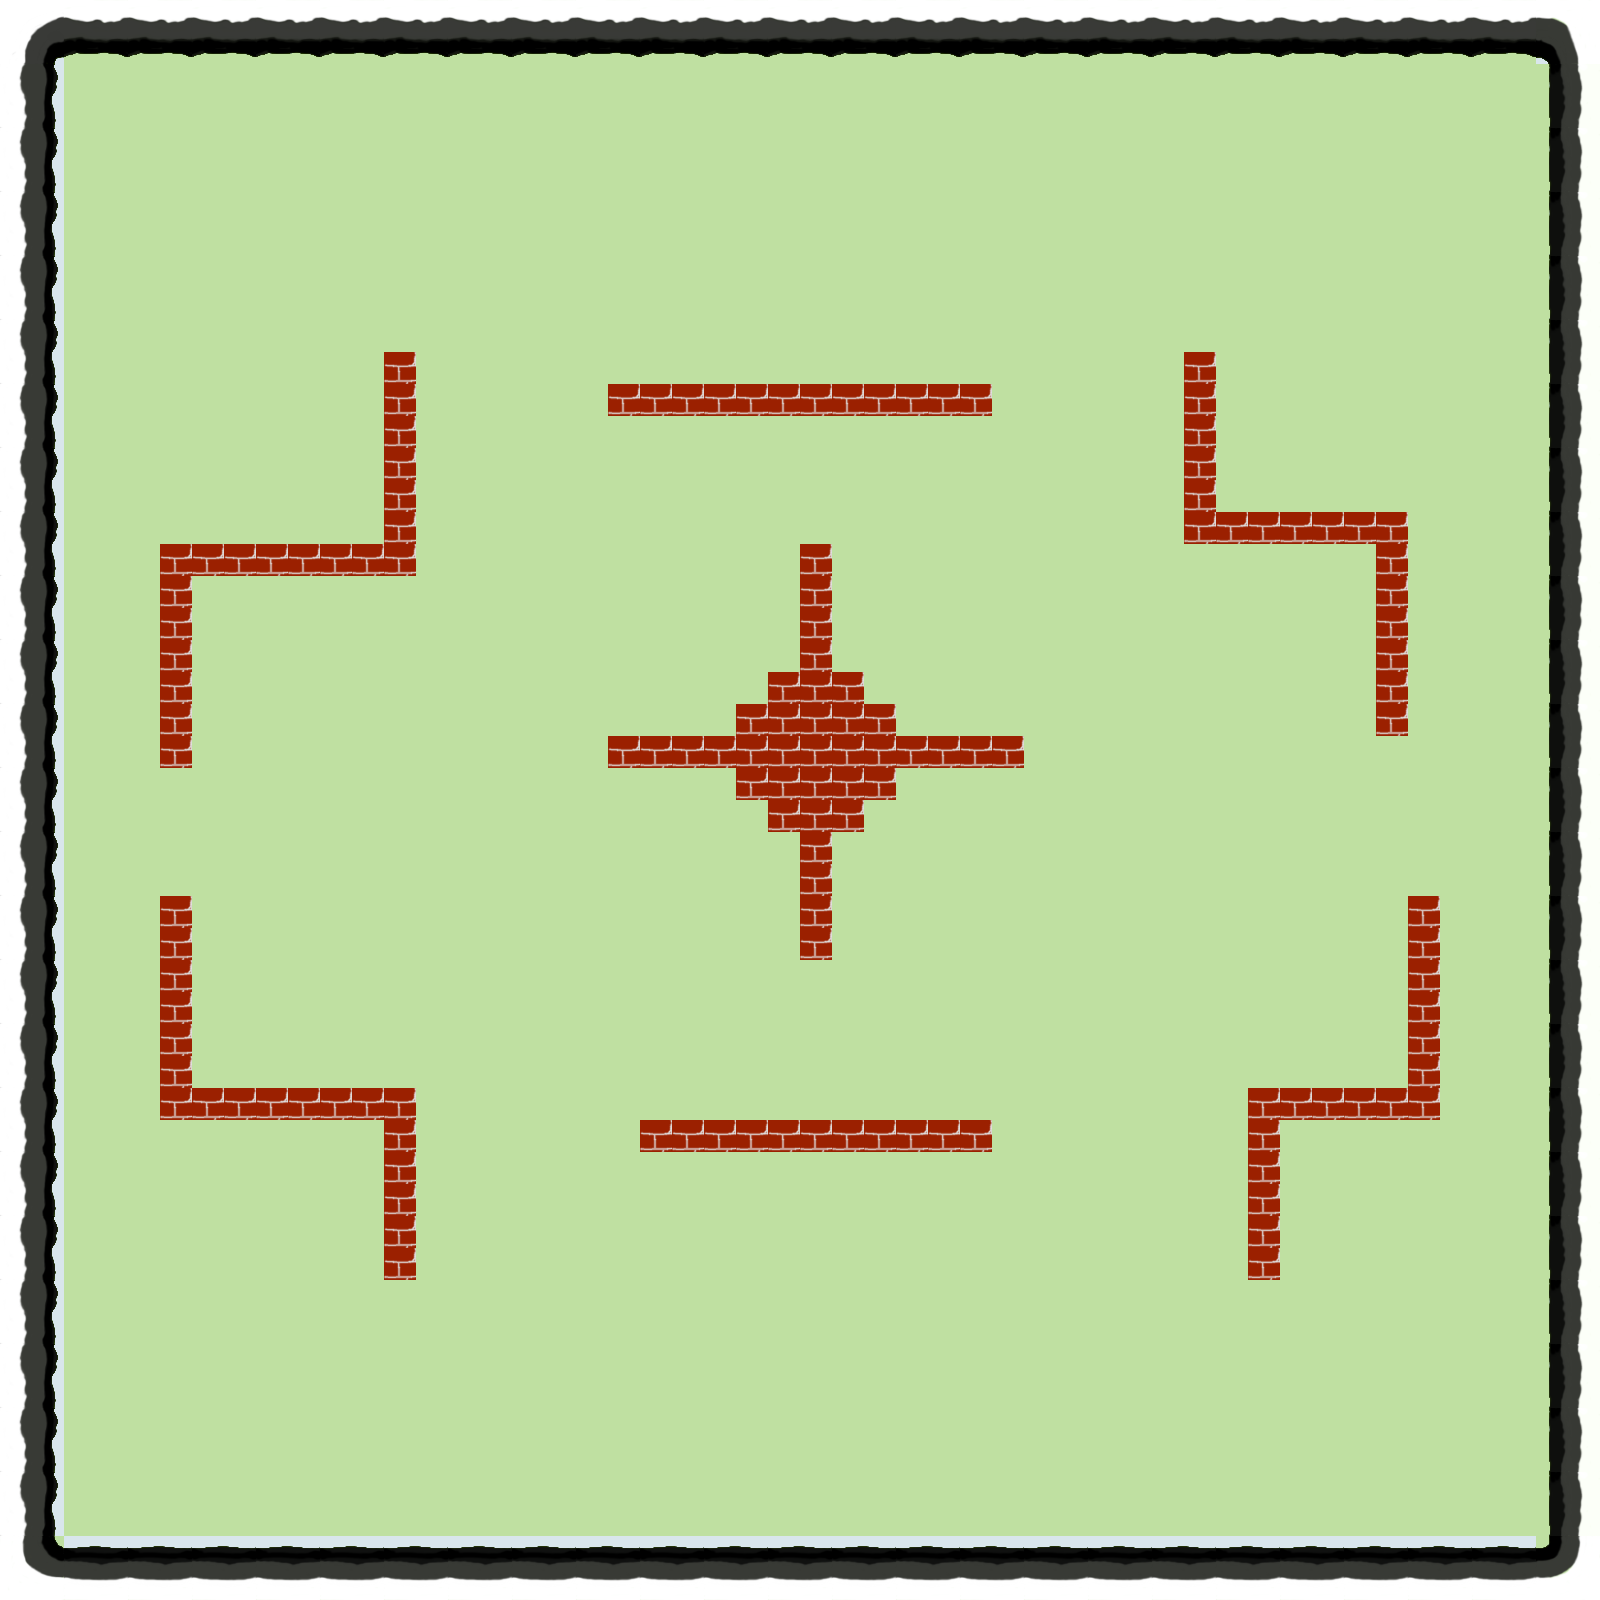

This game map was drawn from its Tiled (.tmx) file and the tilesets committed beside it. A one-line description and the trimmed map source follow:
An orthogonal 50x50 tile map with 32x32 px tiles, 2 tile layers (background, indestructible), 10 tilesets.

<map version="1.0" orientation="orthogonal" renderorder="right-down" width="50" height="50" tilewidth="32" tileheight="32" nextobjectid="1">
 <tileset firstgid="1" name="grass" tilewidth="32" tileheight="32" tilecount="4" columns="2">
  <image source="grass.png" width="64" height="64" />
 </tileset>
 <tileset firstgid="5" name="bottom_mountain" tilewidth="32" tileheight="32" tilecount="4" columns="2">
  <image source="bottom_mountain.png" width="64" height="64" />
 </tileset>
 <tileset firstgid="9" name="right_mountain" tilewidth="32" tileheight="32" tilecount="4" columns="2">
  <image source="right_mountain.png" width="64" height="64" />
 </tileset>
 <tileset firstgid="13" name="left_mountain" tilewidth="32" tileheight="32" tilecount="4" columns="2">
  <image source="left_mountain.png" width="64" height="64" />
 </tileset>
 <tileset firstgid="17" name="top_mountain" tilewidth="32" tileheight="32" tilecount="4" columns="2">
  <image source="top_mountain.png" width="64" height="64" />
 </tileset>
 <tileset firstgid="21" name="top_left_mountain" tilewidth="32" tileheight="32" tilecount="4" columns="2">
  <image source="top_left_mountain.png" width="64" height="64" />
 </tileset>
 <tileset firstgid="25" name="bottom_left_mountain" tilewidth="32" tileheight="32" tilecount="4" columns="2">
  <image source="bottom_left_mountain.png" width="64" height="64" />
 </tileset>
 <tileset firstgid="29" name="bottom_right_mountain" tilewidth="32" tileheight="32" tilecount="4" columns="2">
  <image source="bottom_right_mountain.png" width="64" height="64" />
 </tileset>
 <tileset firstgid="33" name="top_right_mountain" tilewidth="32" tileheight="32" tilecount="4" columns="2">
  <image source="top_right_mountain.png" width="64" height="64" />
 </tileset>
 <tileset firstgid="37" name="wall" tilewidth="32" tileheight="32" tilecount="1" columns="1">
  <image source="wall.png" width="32" height="32" />
 </tileset>
 <layer name="background" width="50" height="50">
  <data>[2500 cells, 2500 non-empty, 16 distinct tile ids]</data>
 </layer>
 <layer name="indestructible" width="50" height="50">
  <data>[2500 cells, 330 non-empty, 21 distinct tile ids]</data>
 </layer>
</map>